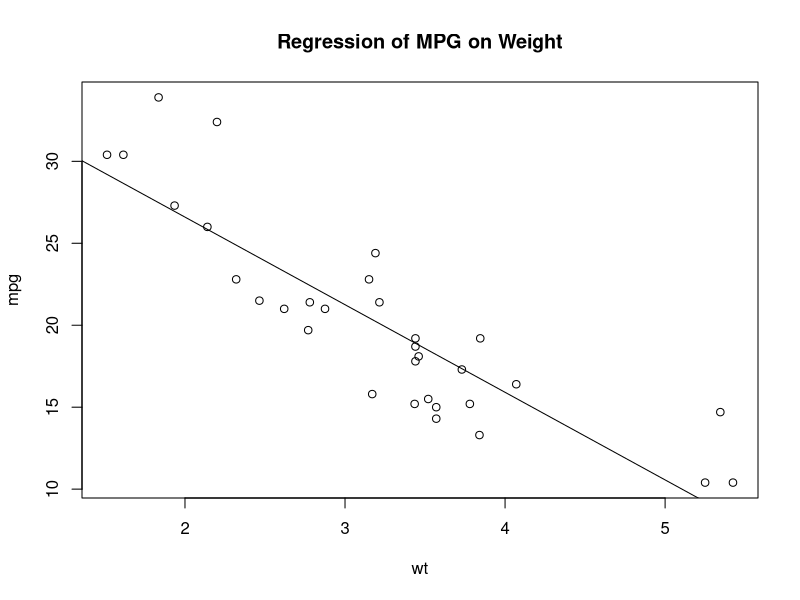
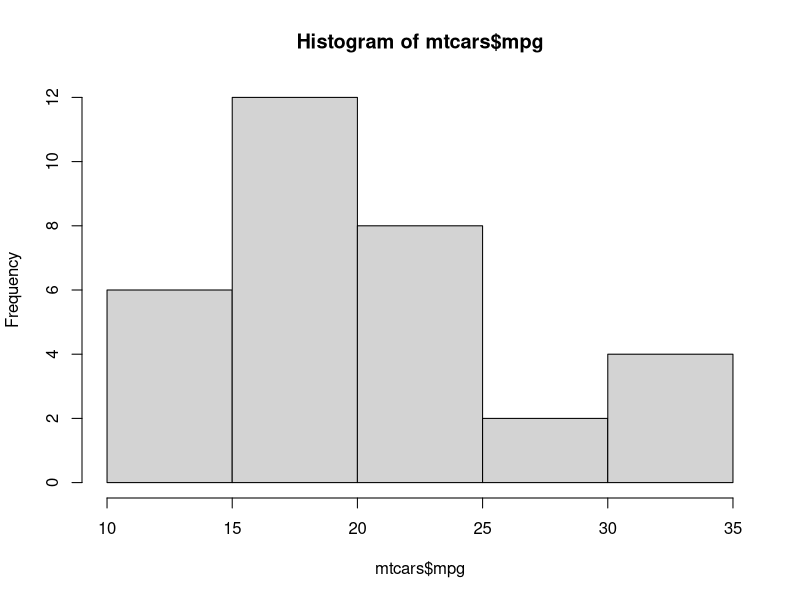
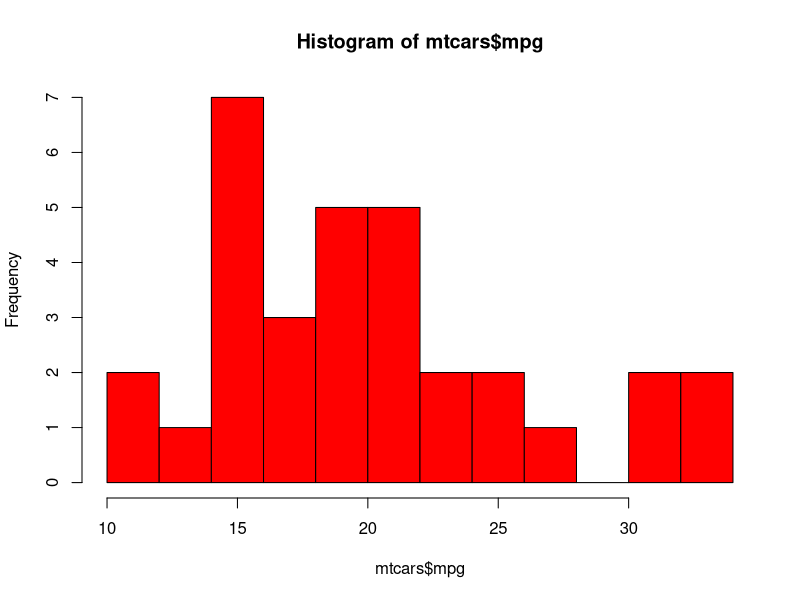
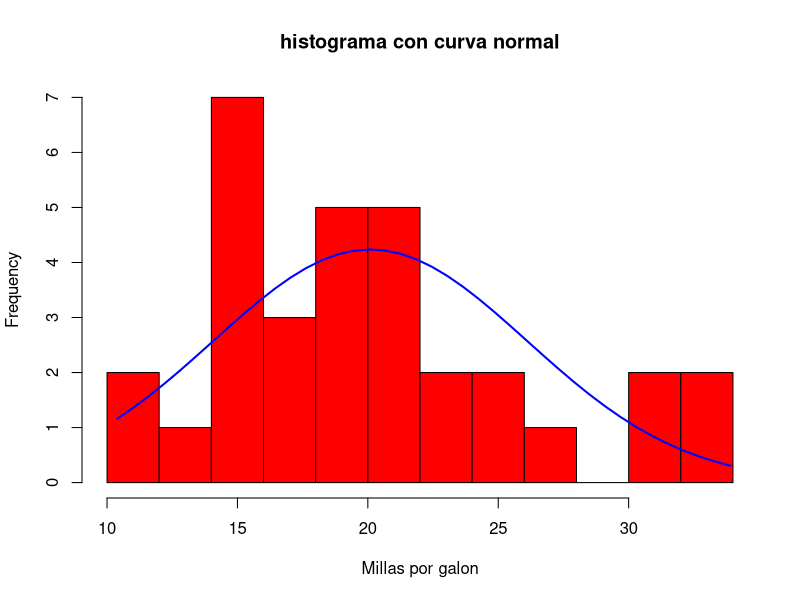
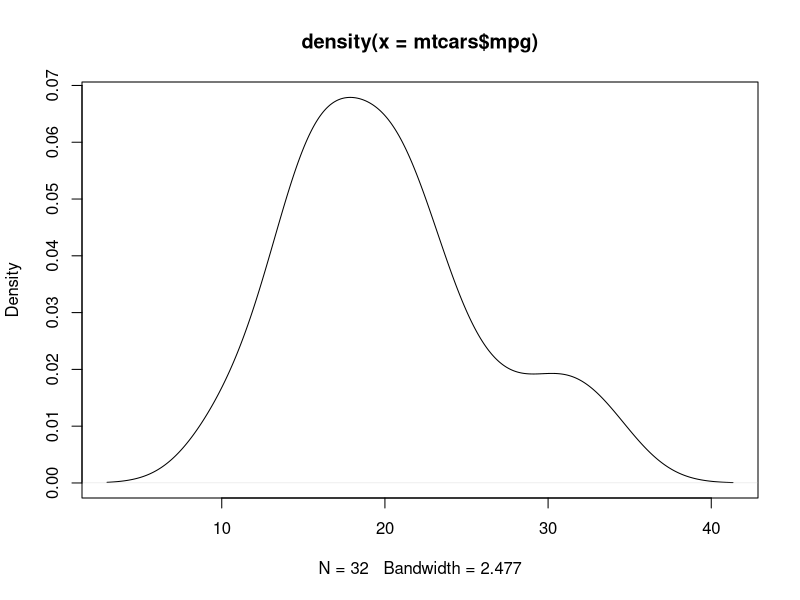
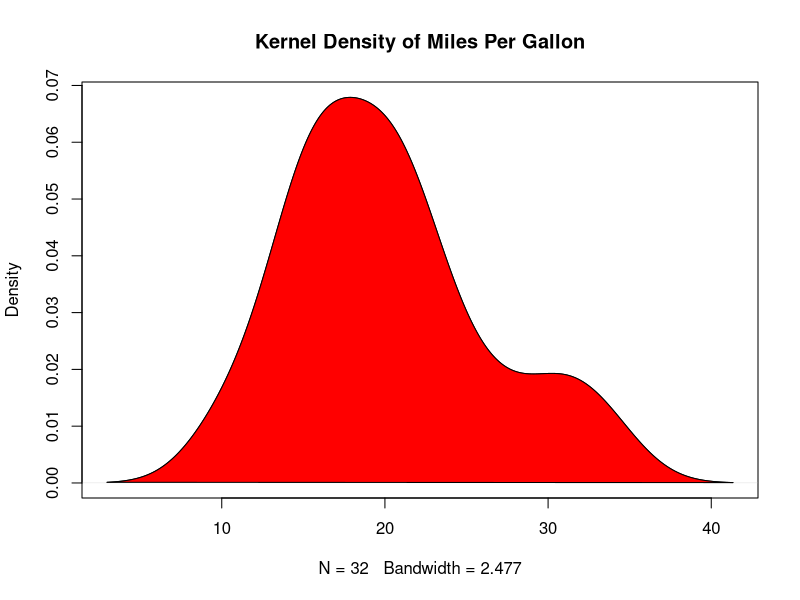
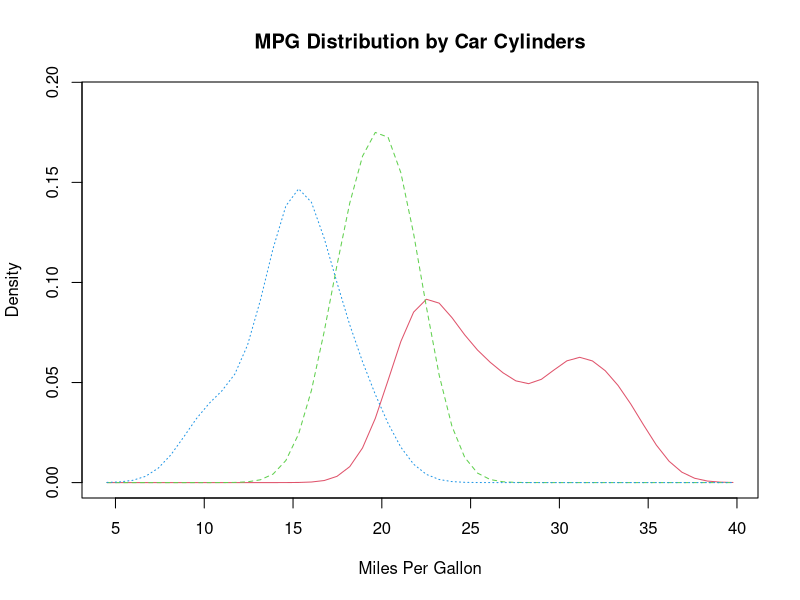

Source code (R) for these figures, in order: (Note: this script raises an error after producing the figures.)
#Graficos de dispersion simple
# Creating a Graph
attach(mtcars)

plot(wt, mpg) 

lm(mpg~wt) # genera una regresion lineal, calcula pendiente y coef de intereseccion

abline(lm(mpg~wt)) # grafica la linea

title("Regression of MPG on Weight")

### HISTOGRAMAS

# Simple Histogram
hist(mtcars$mpg)
summary(mpg) ## resumen estadistico, puedo llamar directamente mpg por attach

# Colored Histogram with Different Number of Bins
hist(mtcars$mpg, breaks=12, col="red")


# Add a Normal Curve (Thanks to Peter Dalgaard)
x <- mtcars$mpg 
h<-hist(x, breaks=10, col="red", xlab="Millas por galon", 
        main="histograma con curva normal") 
xfit<-seq(min(x),max(x),length=40) 
yfit<-dnorm(xfit,mean=mean(x),sd=sd(x)) 

yfit <- yfit*diff(h$mids[1:2])*length(x) 

lines(xfit, yfit, col="blue", lwd=2)


# Kernel Density Plot
d <- density(mtcars$mpg) # returns the density data 
plot(d) # plots the results
# Filled Density Plot
d <- density(mtcars$mpg)
plot(d, main="Kernel Density of Miles Per Gallon")
polygon(x=d, col="red", border="black")

# Compare MPG distributions for cars with 
# 4,6, or 8 cylinders
library(sm)
#install.packages("sm")
attach(mtcars)

# create value labels 
cyl
cyl.f <- factor(cyl, levels= c(4,6,8),
                labels = c("4 cilindros", "6 cilindros", "8 cilindros")) 

# plot densities 
sm.density.compare(mpg, cyl, xlab="Miles Per Gallon")
title(main="MPG Distribution by Car Cylinders")

# add legend via mouse click
levels(cyl.f)

colfill<-c(2:(2+length(levels(cyl.f)))) 
legend(locator(1), levels(cyl.f), fill=colfill)

#### GRAFICOS de PUNTOS

# Simple Dotplot
dotchart(mtcars$mpg,labels=row.names(mtcars),cex=.7,
         main="Gas Milage for Car Models", 
         xlab="Miles Per Gallon")

# Dotplot: Grouped Sorted and Colored
# Sort by mpg, group and color by cylinder 
x <- mtcars[order(mtcars$mpg),] # sort by mpg

x$cyl <- factor(x$cyl) # it must be a factor
x$color[x$cyl==4] <- "red"
x$color[x$cyl==6] <- "blue"
x$color[x$cyl==8] <- "darkgreen"	
dotchart(x$mpg,labels=row.names(x),cex=.7,groups= x$cyl,
         main="Gas Milage for Car Models\ngrouped by cylinder",
         xlab="Miles Per Gallon", gcolor="black", color=x$color)
row.names(x)
